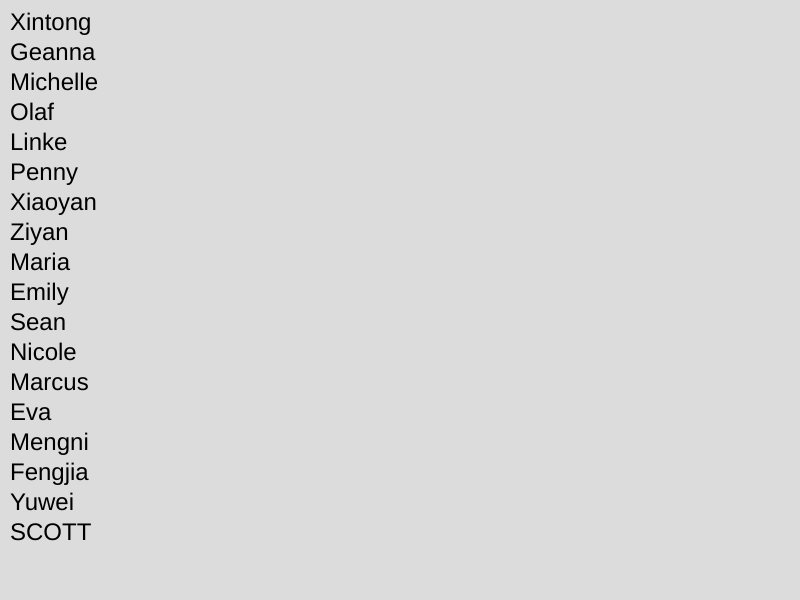
Frame 1 (no input)
Frame 60 (no input): identical to frame 1, image omitted
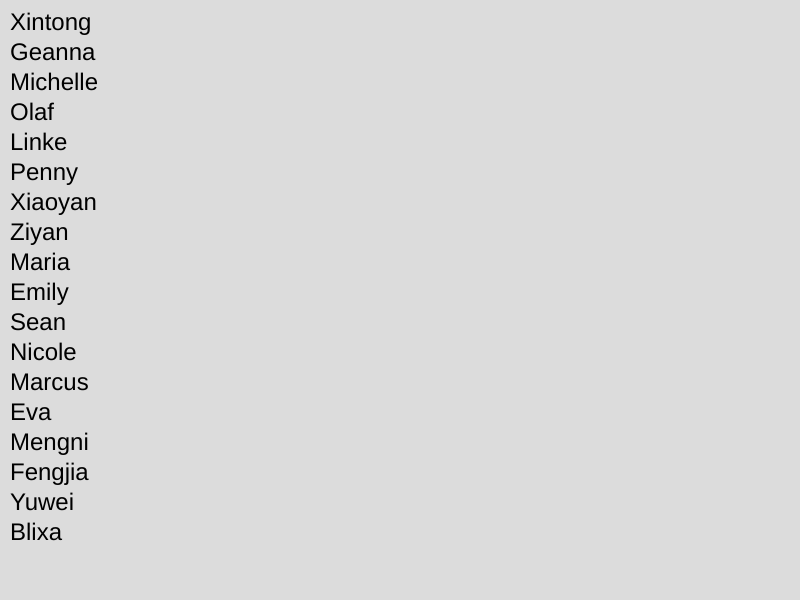
Frame 120 (the mouse pressed at the canvas centre since frame 60)

The p5.js sketch that drew these frames (run headless with seeded random() and noise() and a simulated clock; from frame 60 on, the mouse is pressed at the canvas centre):

// p5.js sketch
// ── sketch.js
// arrays store multiple items of information

// you can populate an array when you instantiate it
let names = ['Xintong', 'Geanna', 'Michelle', 'Olaf', 'Linke', 'Penny','Xiaoyan','Ziyan','Maria','Emily','Sean','Nicole','Marcus','Eva','Mengni','Fengjia','Yuwei'];
// or leave it empty to fill it later
let nums = [];

function setup() {
  createCanvas(800, 600);
  // access items in the array 
  console.log(names[0]);
  // set items in the array
   names[17] = 'SCOTT';
   console.log(names[17]);

  // fill an array dynamically
  for (let i = 0; i < names.length; i++) {
    nums[i] = i+1;
  }
  for (let i = 0; i < nums.length; i++) {
    console.log(nums[i]);
  }
  
  // get the length of an array
  // console.log(names.length);

}

function draw() {
  background(220);
  textSize(24);
  for (let i = 0; i < names.length; i++) {
    text(names[i], 10, 30 * i + 30);
  }
}

function mousePressed() {
 names.pop(); //- remove last item in the array
 names.push('Blixa'); //-- add to last item in the array
 console.log(names.length);
}
